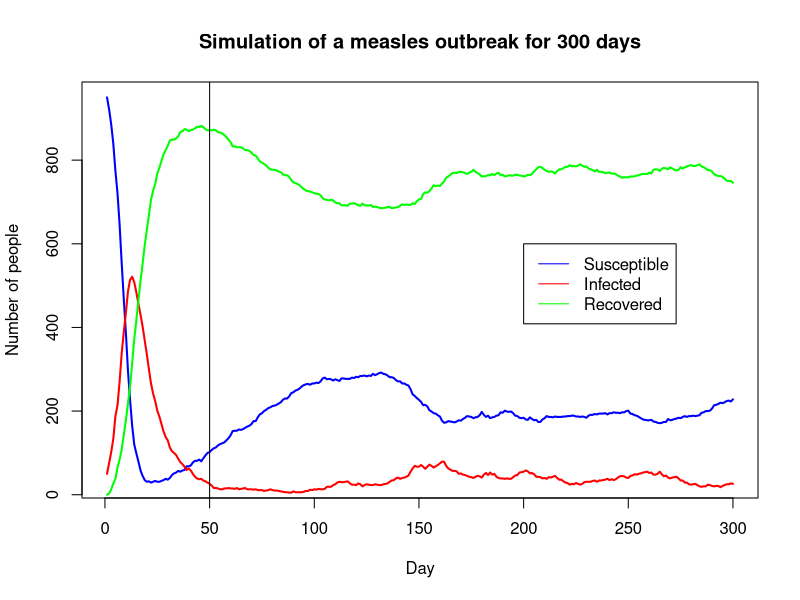
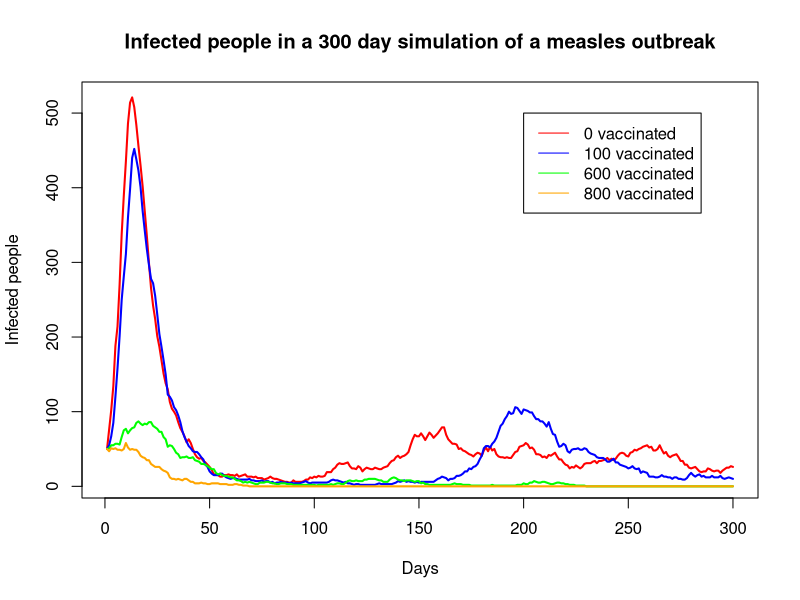

Recreate these plots in R, in order.
#Project 1

set.seed(7) #Set a seed, our favorite number

#1c)

days = 7300 #20 years in days
P = matrix(c(0.99, 0.01, 0.0, 0, 0.9, 0.1, 0.005, 0, 0.995), byrow = TRUE, nrow = 3) #transition probability matrix

#MCSimulation is a function that simulates the Markov chain in problem 1.1. 
MCSimulation <- function(){
  #Declare a vector, that holds a state in [0, 1, 2] for each day the simulation runs
  #which in this case, is 7300 days = 20 years
  SIR_state = vector("numeric", length = days) 
  SIR_state[1] = 0 #Set the first day to state 0, which is the susceptible state
  
  #Do the simulation
  for(i in 1:(days-1)){
    previousDay = SIR_state[i] #state for day i
    todayProb = P[previousDay + 1, ] #the probabilities for which state you end in
                                    # in day i+1 is the row SIR_state[i] in the transition
                                    # probability matrix. The +1 is due to indexing in
                                    # R matrix. 
    # Sample state of next day from the vector [0, 1, 2] with probabilities todayProb
    SIR_state[i+1] = sample(c(0, 1, 2), size = 1, prob = todayProb)
  }
  
  #A vector of the states every year in the last 10 years, is the seconc half
  # of the prevoiusly declared vector SIR_state
  lastTenYears <-  SIR_state[(length(SIR_state)/2):days] 
  
  #For each run of this function, we estimate the number of days per year spent in each
  #state. This is just the days in one given state, divided by all days, times 365 (1 year)
  estimateSusceptibleDays = sum(lastTenYears == 0)/length(lastTenYears) * 365
  estimateInfectedDays = sum(lastTenYears == 1)/length(lastTenYears) * 365
  estimateImmuneDays = sum(lastTenYears == 2)/length(lastTenYears) * 365
  
  #returns a vector of the days per year estimates of each state
  return (c(estimateSusceptibleDays, estimateInfectedDays, estimateImmuneDays))
  
}

#CalculateCI is a function that calculates CI for the long-run mean numbers of 
#days spent in each state every year
calculateCI <- function(){
  #Run the function MCSimulation that runs the given Markov chain for 20 years, 30 times
  #The vector estimations is a vector of vectors which stores the estimates for days per year
  #spent in each state, for all 30 runs.
  estimations <- replicate(30, MCSimulation())
  
  #Stores number of susceptible days per year for each of the 30 simulations
  susceptibleDays = estimations[1,]
  #Stores number of infected days per year for each of the 30 simulations
  infectedDays = estimations[2,]
  #Stores number of immune days per year for each of the 30 simulations
  immuneDays = estimations[3,]
  
  #nSample is numbers of samples used in calculating CI. We have one sample for 
  #each run of the MC, so nSample = 30. All the three above defined vectors
  #have the same length. 
  nSample = length(susceptibleDays)
  
  #Calculate the mean of all three samples
  meanSusceptibleDays = mean(susceptibleDays)
  meanInfectedDays = mean(infectedDays)
  meanImmuneDays = mean(immuneDays)
  
  #Calculate the standard deviation of all three samples. This is the corrected
  #sample standard deviation 
  sdSusceptibleDays = sd(susceptibleDays)
  sdInfectedDays = sd(infectedDays)
  sdImmuneDays = sd(immuneDays)
  
  #Critical value in t-distribution for 29 degrees of freedom and alpha = 0.25
  #t-distribution is symmetric, so the lower and upper quantile are equal
  quantile = 2.045
  
  #Calculate lower and upper bound of each of the CI. Describtion in report
  lowerBoundS = meanSusceptibleDays-(quantile*(sdSusceptibleDays/sqrt(nSample)))
  upperBoundS = meanSusceptibleDays+(quantile*(sdSusceptibleDays/sqrt(nSample)))
  lowerBoundI = meanInfectedDays-(quantile*(sdInfectedDays/sqrt(nSample)))
  upperBoundI = meanInfectedDays+(quantile*(sdInfectedDays/sqrt(nSample)))
  lowerBoundR = meanImmuneDays-(quantile*(sdImmuneDays/sqrt(nSample)))
  upperBoundR = meanImmuneDays+(quantile*(sdImmuneDays/sqrt(nSample)))
  
  #Last, print out the CI's
  
  print("Confidence interval for mean number of days spent in susceptible state: ")
  print(c('[', lowerBoundS, upperBoundS, ']'))
  
  print("Confidence interval for mean number of days spent in infected state: ")
  print(c('[', lowerBoundI, upperBoundI, ']'))
  
  print("Confidence interval for mean number of days spent in recovered state: ")
  print(c('[', lowerBoundR, upperBoundR, ']'))
}

calculateCI()

#1e)

n = 300 #steps
N = 1000 #number of people

#The function explosiveBehaviour has two input values. This is a boolean statement
#that tells us to return the matrix Y or not. The matrix Y has 300 (= steps) columns
#and 3 rows. For each column, the first value is the number of susceptible people this day,
#the second row is number of infected people this day, and the last row is number of
#immune people this day. The second input, is the number of vaccinated individuals.
#If the input value returnY is false, the function returns a vector with 2 elements. 
#The first is max number of infected, and the second is which day this happened.
explosiveBehaviour <- function(returnY, vaccinated){
  Y <- matrix(0, 3, n) #Create 3x300 matrix of zeros
  Y[,1] = c(950, 50, 0) #Set the first columns equal to Y_0
  Y[1, 1] = Y[1, 1] - vaccinated #If any vaccinated, the number of susceptible 
                                 #people is vaccinated people fewer than 950
  Y[3, 1] = Y[3, 1] + vaccinated #If any vaccinated, they are also immune
  gamma = 0.10    #probability of getting recovered if an individual is infected
  alpha = 0.005   #probability of becoming susceptible if you are immune
  
  #Simulate the first 300 days of infection
  for (i in 1:(n-1)){
    S_n <- Y[1, i] #number of susceptible at day i
    I_n <- Y[2, i] #number of infected on day i
    R_n <- Y[3, i] #number of immune on day i
    beta <- 0.5 * I_n / N #Calculate the probability of becoming infected
    newInfected <- rbinom(1, S_n, beta) #new infected on day i comes from a binomial
                                        #distr with S_n trials and beta prob of success
    newImmune <- rbinom(1, I_n, gamma) #new immune on day i comes from a binomial distr
                                       #with I_n trials and prob gamma of success
    newSusceptible <- rbinom(1, (R_n-vaccinated), alpha) #new susceptible on day i 
                                              #comes from binomial distr with R_n - vaccinated
                                              #trials and prob alpha of success. The vaccinated
                                              #cant become susceptible again.
    infected <- I_n + newInfected - newImmune #number of infected on day i+1 is 
                                              #number of infected on day i + new infected - new immune
    immune <- R_n + newImmune - newSusceptible #immune on day i+1 is immune on day i
                                              #+ new immune - new susceptible
    susceptible <- S_n + newSusceptible - newInfected #susceptible on day i+1 is susceptible on day i
                                                  #+ new susceptible - new infected
    
    Y[,i+1] <- c(susceptible, infected, immune) #add a column to the matrix with
                                                  #number of people in each state at day i+1
  }
  numbersOfInfectedPerDay = Y[2, ] #Vector of 300 elements, where the i'th element is
                                   #number of infected people on day i
  if(returnY){
    return(Y) #returns the matrix Y
  }
  #If returnY is false, return a vector of max infected a day, and which day that was
  return ( c(max(numbersOfInfectedPerDay), which.max(numbersOfInfectedPerDay)) )
}

#Run the above function, and plot the outlook of the measles outbreak (with 0 vaccinated)
Y = explosiveBehaviour(TRUE, 0)
plot(1:n, Y[1, ], col = "blue", type = "l", lwd = 2, main = "Simulation of a measles outbreak for 300 days", 
     xlab = "Day", ylab = "Number of people")
lines(1:n, Y[2, ], col = "red", lwd = 2)
lines(1:n, Y[3, ], col = "green", lwd = 2)
abline(v = 50)
legend(x = 200, y = 600, legend=c("Susceptible", "Infected", "Recovered"), 
       col = c("blue", "red", "green"), lty = 1)

#Run the simulation of the measles outbreak 1000 times with 0 vaccinated individuals, 
#store the number of max infected people for every simulation in the vector maxValsInfected0
#and the days that this happened in dayMaXInfected0. 
maxValsInfected0 <- replicate(1000, explosiveBehaviour(FALSE, 0))
maxInfected0 = maxValsInfected0[1, ]
dayMaxInfected0 = maxValsInfected0[2, ]

#This function calculates CI's for max number of infected per day in the 300 day
#simulation and at which day this happened. The function has 2 input values. 
#Both of the input values are from the simulation with returnY=FALSE. 
calculateCI_expectedValues <- function(maxInfected, dayMaxInfected){
  #Calculate the mean of bot input parameters
  meanMaxInfected = mean(maxInfected)
  meanDay = mean(dayMaxInfected)
  
  #Calculate corrected standard deviation of both input parameters
  sdMaxInfected = sd(maxInfected)
  sdDay = sd(dayMaxInfected)
  
  #nSample = 1000 = length of one of the input parameter
  nSample = length(maxInfected)
  quantile = 2.045 #Find this in blue book
  
  #Calculate the bounds for the CI's
  lowerBoundMaxInfected = meanMaxInfected-(quantile*(sdMaxInfected/sqrt(nSample)))
  upperBoundMaxInfected = meanMaxInfected+(quantile*(sdMaxInfected/sqrt(nSample)))
  lowerBoundDay = meanDay-(quantile*(sdDay/sqrt(nSample)))
  upperBoundDay = meanDay+(quantile*(sdDay/sqrt(nSample)))
  
  
  #Print out both of the CI's
  print("Confidence interval for maxInfected: ")
  print(c('[', lowerBoundMaxInfected, upperBoundMaxInfected, ']'))
  
  print("Confidence interval for dayMaxInfected: ")
  print(c('[', lowerBoundDay, upperBoundDay, ']'))
}

#Run the simulation of the measles outbreak again, with 100, 600 and 800
#vaccinated people respectively. I then plot the number of infected people
#per day, for all three cases and the case for 0 vaccinated
Y_100 = explosiveBehaviour(TRUE, 100)
Y_600 = explosiveBehaviour(TRUE, 600)
Y_800 = explosiveBehaviour(TRUE, 800)
plot(1:n, Y[2, ], col = "red", lwd = 2, type = "l", xlab = "Days", 
     ylab = "Infected people", main = "Infected people in a 300 day simulation of a measles outbreak")
lines(1:n, Y_100[2, ], col = "blue", lwd = 2)
lines(1:n, Y_600[2, ], col = "green", lwd = 2)
lines(1:n, Y_800[2, ], col = "orange", lwd = 2)
legend(x = 200, y = 500, legend=c("0 vaccinated", "100 vaccinated", "600 vaccinated", "800 vaccinated"), 
       col = c("red", "blue", "green", "orange"), lty = 1)

#Run the simulation of the outbreak 1000 times for each of the cases where
#the number of vaccinated people is 100, 600 and 800. Store the values in a
#matrix
maxValsInfected100 <- replicate(1000, explosiveBehaviour(FALSE, 100))
maxValsInfected600 <- replicate(1000, explosiveBehaviour(FALSE, 600))
maxValsInfected800 <- replicate(1000, explosiveBehaviour(FALSE, 800))

#Split up the above matrices to get vectors that have the max number of infected
#people for each of the cases, and vectors that store the day that this happens.
maxInfected100 = maxValsInfected100[1, ]
dayMaxInfected100 = maxValsInfected100[2, ]
maxInfected600 = maxValsInfected600[1, ]
dayMaxInfected600 = maxValsInfected600[2, ]
maxInfected800 = maxValsInfected800[1, ]
dayMaxInfected800 = maxValsInfected800[2, ]

#Calculate CI's for max number of infected per day in the 300 day simulation
#and at which day this happened for the cases with 0, 100, 600 and 800 vaccinated
#people at day 1.
calculateCI_expectedValues(maxInfected0, dayMaxInfected0)
calculateCI_expectedValues(maxInfected100, dayMaxInfected100)
calculateCI_expectedValues(maxInfected600, dayMaxInfected600)
calculateCI_expectedValues(maxInfected800, dayMaxInfected800)

